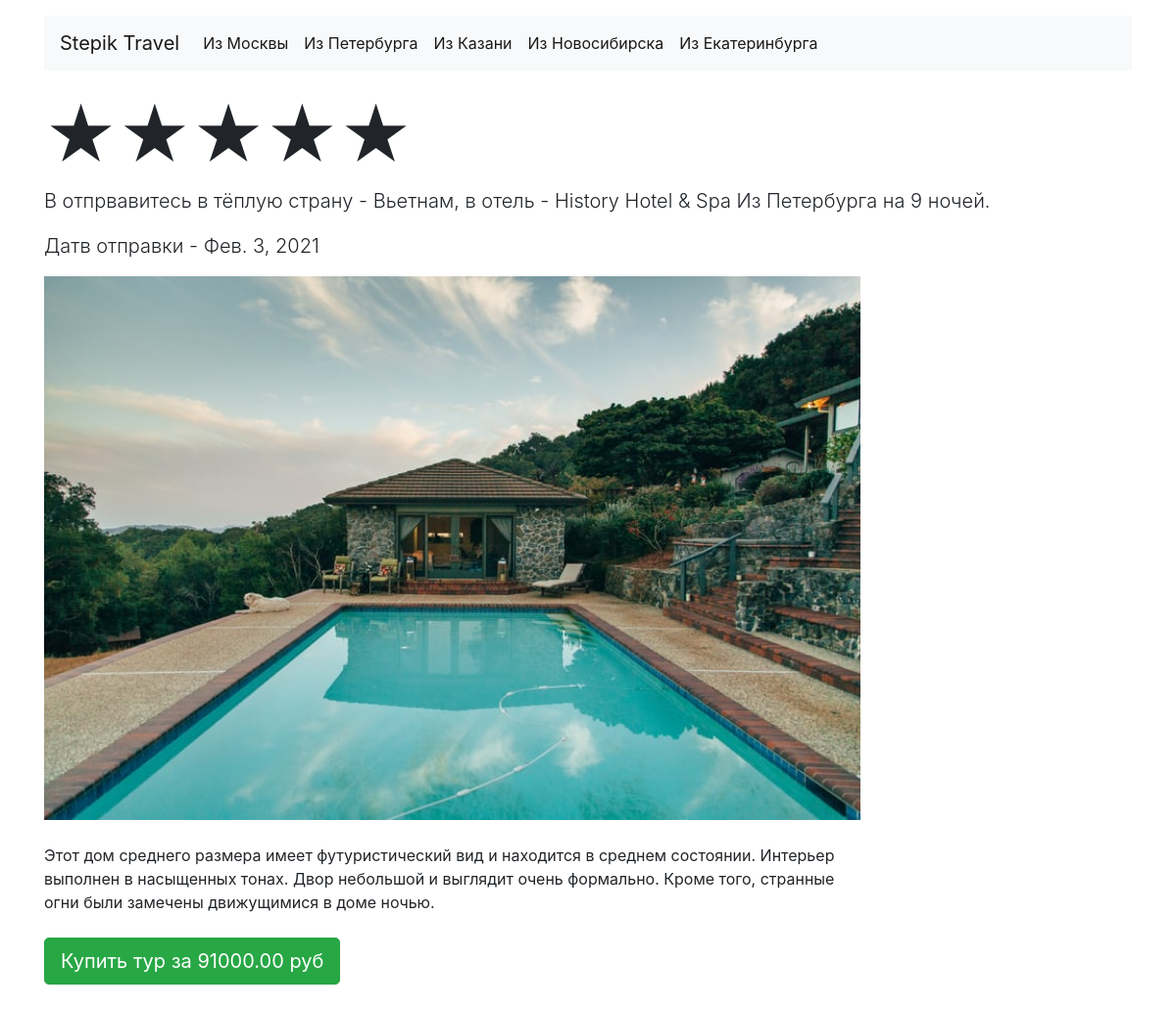
Screenshot of /tour/14/ with the database file from the repository.
### tours/models.py (models this page shows, shortened)
class Departure(models.Model):
    name = models.CharField(
        max_length=200,
        verbose_name='Название пути'
    )
    slug = models.SlugField(
        max_length=20,
        verbose_name='Слаг',
        null=True,
        blank=True
    )
    class Meta:
        verbose_name = 'Путь'
        verbose_name_plural = 'Пути'
    def get_absolute_url(self):
        return reverse('departure', kwargs={"slug": self.slug})

class Tour(models.Model):
    name = models.CharField(
        max_length=200,
        verbose_name='Название тура'
    )
    description = models.TextField(
        max_length=3000,
        verbose_name='Описание тура'
    )
    departure = models.ForeignKey(
        Departure,
        on_delete=models.CASCADE,
        verbose_name='Название пути',
        blank=True,
        null=True
    )
    image = models.ImageField(
        upload_to='photos/%Y/%m/%d/',
        verbose_name='Изображение'
    )
    price = models.DecimalField(
        max_digits=10,
        decimal_places=2,
        verbose_name='Цена тура'
    )
    stars = models.PositiveIntegerField(
        blank=True,
        null=True,
        default=0,
        verbose_name='Кол-во звёзд у тура'
    )
    country = models.CharField(
        max_length=30,
        verbose_name='Страна тура',
        blank=True, null=True
    )
    date = models.DateField(
        auto_now=False,
        auto_now_add=False,
        verbose_name='Дата начла тура',
        blank=True, null=True
    )
    duration = models.PositiveSmallIntegerField(
        default=0,
        verbose_name='Продолжительность тура'
    )
    class Meta:
        verbose_name = 'Тур'
        verbose_name_plural = 'Туры'

### tours/views.py (the view)
# urls.py: path('tour/<int:pk>/', TourView.as_view(), name='tour_detail'),
class TourView(View):
    def get(self, request, pk):
        tour = Tour.objects.get(id=pk)
        local_departure = Departure.objects.all()
        departures = Departure.objects.all()
        context = {
            'title': tour.name,
            'tour': tour,
            'local_departure': local_departure,
            'departures': departures,
            'tour_stars': range(tour.stars),
        }
        return render(
            request,
            'detail_tour/tour.html',
            context=context
        )

### tours/templates/detail_tour/tour.html (shortened to what this page needs)
{% extends 'base.html' %}
{% block content %}
<main class="container">
    <section class="mt-3 pb-5">
        <h1 class="display-3 mt-4">{% for i in tour_stars %}★{% endfor %}</h1>
        <p class="lead">В отпрвавитесь в тёплую страну - {{ tour.country }}, в отель - {{ tour.name }} Из
            {{ tour.departure.name }} на {{ tour.duration }} ночей.</p>
        <p class="lead"> Датв отправки - {{ tour.date }}</p>
        <img src="{{ tour.image.url }}"
             class="w-75" alt="img">
        <p class="my-4 w-75">{{ tour.description }}</p>
        <a href="#" class="btn btn-success btn-lg">Купить тур за {{ tour.price }} руб</a>
    </section>
</main>
{% endblock %}

### templates/inc/_header.html (shortened to what this page needs)
<header class="container mt-3">
    <nav class="navbar navbar-expand-lg navbar-light bg-light">
        <a class="navbar-brand" href="{% url 'home' %}">Stepik Travel</a>
        <div class="collapse navbar-collapse" id="navbarNav">
            {% for departure in departures %}
            <ul class="navbar-nav">
                <li class="nav-item active">
                    <a class="nav-link {% if request.path == departure.get_absolute_url %}active{% endif %}"
                       href="{{ departure.get_absolute_url }}">Из {{ departure.name }}</a>
                </li>
            </ul>
            {% endfor %}
        </div>
    </nav>
</header>

### rows the page displays
Departure: name "Москвы"
Departure: name "Петербурга"
Departure: name "Казани"
Departure: name "Новосибирска"
Departure: name "Екатеринбурга"
Tour: country "Вьетнам", name "History Hotel & Spa", departure.name "Петербурга", duration "9", date "Фев. 3, 2021", image (picture), description "Этот дом среднего размера имеет футуристический вид и находится в среднем состоянии. Интерьер выполнен в насыщенных тонах. Двор небольшой и выглядит очень формально. Кроме того, странные огни были замечены движущимися в доме ночью.", price "91000.00"
